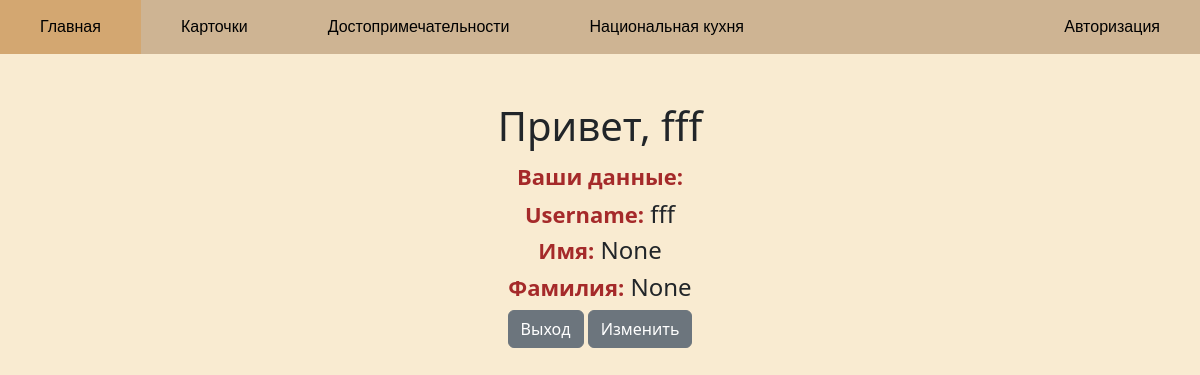
The app's page /profile (signed in) with its own data.
### model.py (models this page shows)
class log(UserMixin, db.Model):
    id = db.Column(db.Integer, primary_key=True)
    username = db.Column(db.String(50), nullable=False)
    firstname = db.Column(db.String(50), nullable=True)
    lastname = db.Column(db.String(50), nullable=True)
    password = db.Column(db.String(20), nullable=False)

### app.py (the view)
@app.route('/profile')
def profile():
    if current_user.is_authenticated:
        return render_template('profile.html', user=current_user)
    else:
        return redirect(url_for('login'))

### app.py (called while the page is built)
@login_manager.user_loader
def load_user(user_id):
    return log.query.get(int(user_id))

### templates/profile.html
{% extends 'base.html' %}
{% block content %}
  <div class="container">
    <div class="row justify-content-center mt-5">
      <div class="col-md-6">
            <h1 class="text-center">Привет, {{ user.username }}</h1>
      </div>
            <h3 class="text-center"><span>Ваши данные:</span></h3>
            <h4 class="text-center"><span>Username:</span> {{ user.username }}</h4>
            <h4 class="text-center"><span>Имя:</span> {{ user.firstname }}</h4>
            <h4 class="text-center"><span>Фамилия:</span> {{ user.lastname }}</h4>
            <div class="text-center">
                <a href="{{ url_for('logout') }}" class="btn btn-secondary">Выход</a>
                <a href="{{ url_for('edit') }}" class="btn btn-secondary">Изменить</a>
      </div>
    </div>
  </div>
{% endblock %}

### static/styles.css (style rules this page uses)
body { margin: 0; padding: 0; background-color: rgb(249, 235, 209); }
span { color: brown; font-size: 22px; font-weight: bold }

### records on screen
log: username "fff", firstname "None", lastname "None"
